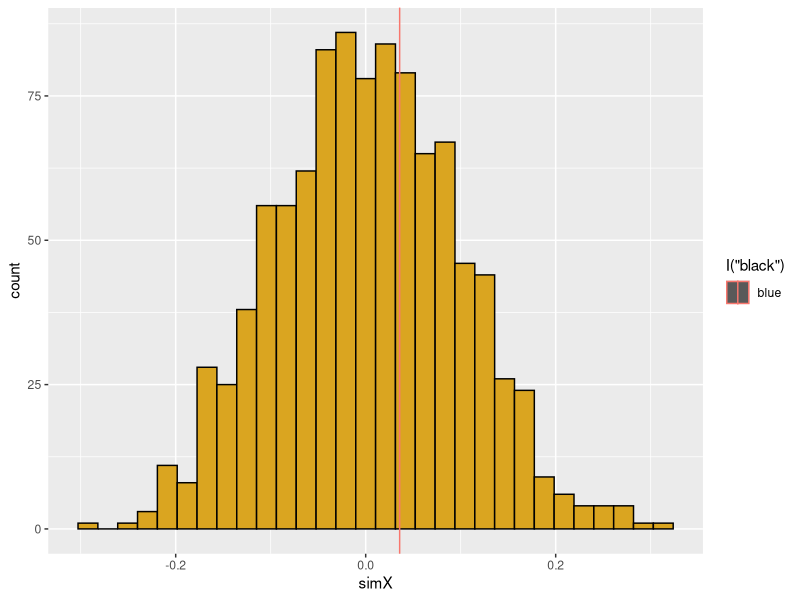

Here is the R script that generated this plot:
## ---- chunk 1
vec1 <- c(0,5,1,2,4,5,6,8,9,0,7,6,4,3,0)
counter <- 0

for (i in seq_along(vec1)) {
  
  if(vec1[i] == 0) 
  {counter <- counter + 1
  }

}
print(counter)
## ---- chunk 2
y <- sum(vec1 == 0)
print(y)
## ---- chunk 3
xVar <- 12
yVar <- 9

##############################################################
# FUNCTION:Create Matrix (dMat)
# INPUTS:integer values for matrix dimensions
# OUTPUTS:matrix
#-------------------------------------------------------------
dMat <- function(x = round(xVar), y = round(yVar)){
  m <- matrix(nrow = x, ncol = y, byrow = TRUE)
  for (i in 1:nrow(m)) {
    for (j in 1:ncol(m)) {
      m[i,j] <- i*j
      
    }
    
  }
  return(print(m))
}
  
#-------------------------------------------------------------
dMat()  
## ---- chunk 4
library(ggplot2)
library(TeachingDemos)
char2seed("Autumn Leaves")
################Read in data##################################
# FUNCTION:readData (Simulate data)
# INPUTS: Treatments and Responses
############### xObs = Temperature and yObs = WUE#############
# OUTPUTS:data.frame
#-----------------------


readData <- function(mean1=15,mean2=0.45,n1=100,n2=100,sd1=0.10,sd2=0.10) {
                  xObs <- rnorm(mean=mean1,n=n1,sd=sd1)
                  yObs <- rnorm(mean=mean2,n=n2,sd=sd2)
                  dF <- data.frame(ID=seq_along(xObs),xObs,yObs)
                   # set up data frame                 

######print(qplot(x=xObs,y=yObs)) # peek at input data

  return(dF)
}


#####################Calculate Metric#############################
# function: getMetric
# calculate metric for randomization test
# input: 2-column data frame for regression
# output: regression slope
#------------------------------------------------- 
df<-readData()

# linear regression between temperature and WUE
getMetric <- function(z=df) {
                  
. <- lm(z[,3]~z[,2])
. <- summary(.)
. <- .$coefficients[2,1]

slope <- .

return(slope)
}

#------------------------------------------------------------------



####################Create randomization##############################
# function: shuffleData
# randomize data for regression analysis
# input: 3-column data frame (ID,xVar,yVar)
# output: 3-column data frame (ID,xVar,yVar)
#------------------------------------------------- 
df<-readData()


shuffleData <- function(z=df) {
                z[,3] <- sample(z[,3]) # use sample function with defaults to reshuffle column

return(z)
}
#---------------------------------------------------------------------


#################Calculate p value from simulated metrics####################
# function: getPVal
# calculate p value from simulation
# input: list of observed metric, and vector of simulated metrics
# output: lower, upper tail probability values
#------------------------------------------------- 



getPVal <- function(z=df) {
                      pLower <- mean(z[[2]]<=z[[1]])
                      pUpper <- mean(z[[2]]>=z[[1]])
return(c(pL=pLower,pU=pUpper))
                    }

getPVal()


############Create histogram of simulated and observed metric################
# function: plotRanTest
# create ggplot of histogram of simulated values
# input: list of observed metric and vector of simulated metrics
# output: saved ggplot graph
#------------------------------------------------- 
plotRanTest <- function(z=df) {
dF <- data.frame(ID=seq_along(z[[2]]),simX=z[[2]])
p1 <- ggplot(data=dF,mapping=aes(x=simX))
p1 + geom_histogram(mapping=aes(fill=I("goldenrod"),color=I("black"))) +
geom_vline(aes(xintercept=z[[1]],col="blue")) 

                  }
#----------------------------------------------------------------------------

# Performing the randomisation test
nSim <- 1000
Xsim <- rep(NA,nSim) # vector of simulated slopes
dF <- readData()
Xobs <- getMetric(dF)

for (i in seq_len(nSim)) {
Xsim[i] <- getMetric(shuffleData(dF))
}

slopes <- list(Xobs,Xsim)
getPVal(slopes)

plotRanTest(slopes)


## ---- chunk 5
# data used for hypothesis testing
n <- 1000 
WUE <- rnorm(n, mean=0.45,sd=0.20)
temp <- rnorm(n, mean=15,sd=0.10) 
ID <- seq_len(n)
expData <- data.frame(ID,temp,WUE)
expModel <- lm(WUE~temp, data = expData)
print(expModel)


lReg <- summary(expModel) 
pVal <- lReg$coefficients[2,4]  
pVal
    
# The p-value thus generated was not significant enough to denote that a change in temperature affects the water use efficiency, which was the initial hypothesis for the experiment. The randomisation tests also gives a similar result, confirming the validity of the hypothesis.
